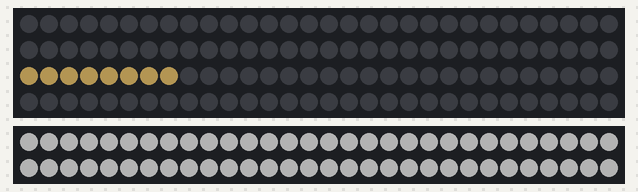
This sketch was run on a simulated Arduino Uno, built with avr-gcc and run on an emulated ATmega328P. On the bench: 120 RGB LEDs in strip order, left to right, continuing on the next row, 60 RGB LEDs in strip order, left to right, continuing on the next row. Dim RGB values are drawn brighter than linear.

Above: at 3.54 s.
At 13.04 s:
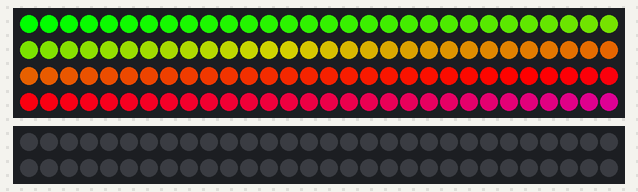
At 16.96 s:
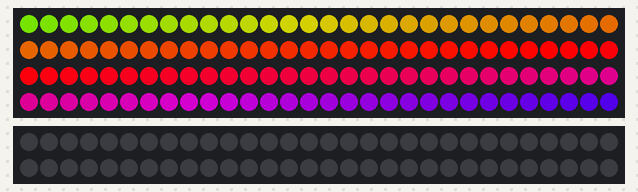
At 20.21 s:
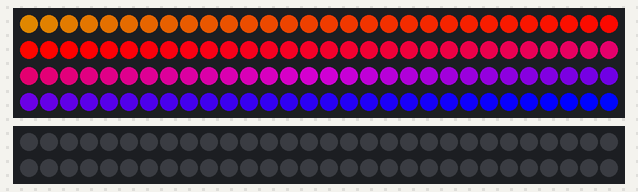
At 23.59 s:
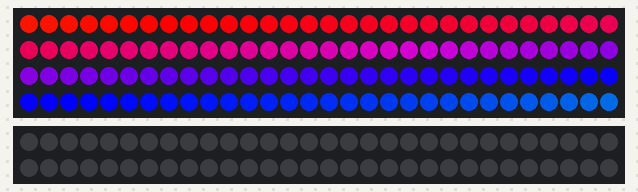
At 30.31 s:
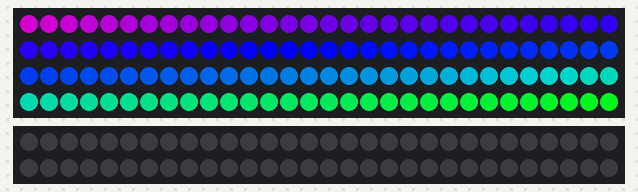

The sketch:

TopOfGameLights.ino
```cpp
#include <Adafruit_NeoPixel.h>

#define NEO_PIN 8
#define BACKLIGHT 7
#define N_LEDS 60

Adafruit_NeoPixel strip = Adafruit_NeoPixel(N_LEDS*2, NEO_PIN, NEO_GRB + NEO_KHZ800);
Adafruit_NeoPixel backlight = Adafruit_NeoPixel(N_LEDS, BACKLIGHT, NEO_GRB + NEO_KHZ800);

// #define WHITE strip.Color(225,192,80)
#define WHITE strip.Color(60,50,28)
#define BACKLIGHT_WHITE strip.Color(60,60,60)

void setup() {
  Serial.begin(9600);
  strip.begin();
  backlight.begin();
}

void loop() {
  backlightOn();
  chase();
  flash();
  flash();
  delay(150);
  chase();
  flash();
  flash();
  delay(150);
  chase();
  flash();
  flash();
  delay(150);
  rainbow(128);
}

static void backlightOn() {
   for(int i=0; i<N_LEDS; i++) {
    backlight.setPixelColor(i, BACKLIGHT_WHITE);
    backlight.show();
  }
}

static void chase() {
  for(int i=0; i<N_LEDS+8; i++) {
    for(int j=0; j<8; j++) {
      strip.setPixelColor(i-j, WHITE); // Draw new pixel
      strip.setPixelColor(i-8, 0); // Erase pixel a few steps back
      strip.show();
    }
    delay(8);
  }
  delay(350);
}

static void flash() {
  for (int i=0; i<N_LEDS; i++) {
    strip.setPixelColor(i, WHITE);
  }
  strip.show();
  delay(175);

  for (int i=0; i<N_LEDS; i++) {
    strip.setPixelColor(i, 0);
  }
  strip.show();
  delay(80);
}

void rainbow(uint8_t wait) {
  backlight.clear();
  backlight.show();
  uint16_t i, j;
  for(j=0; j<128; j++) {
    for(i=0; i<strip.numPixels(); i++) {
      strip.setPixelColor(i, Wheel((i*1+j) & 255));
    }
    strip.show();
    delay(wait);
  }
  strip.clear();
  strip.show();
}


// Input a value 0 to 255 to get a color value.
// The colours are a transition r - g - b - back to r.
uint32_t Wheel(byte WheelPos) {
  if(WheelPos < 85) {
    return strip.Color(WheelPos * 3, 255 - WheelPos * 3, 0);
  }
  else if(WheelPos < 170) {
    WheelPos -= 85;
    return strip.Color(255 - WheelPos * 3, 0, WheelPos * 3);
  }
  else {
    WheelPos -= 170;
    return strip.Color(0, WheelPos * 3, 255 - WheelPos * 3);
  }
}
```

Measured:
- what the display in image 0 shows lasts 0.4 s, from 3.3 s to 3.7 s
